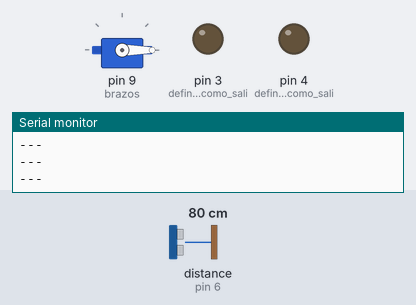
A sketch run on a simulated Arduino Uno, built with avr-gcc and run on an emulated ATmega328P. Shown: servo, output pins drawn as LEDs (lit = HIGH), the last lines printed to the serial monitor. Wiring (inferred from the names in the program): ultrasonic range finder: trigger pin 7; echo pin 6. Inputs (shaded band) come from the test bench; at power-on: distance to the obstacle (sensor on pin 6) 80 cm. The echo pulse lasts 58.3 µs per cm; pins used as bus, display or sensor lines are not drawn.

Above: at 1.2 s.
1.3 s: distance to the obstacle (sensor on pin 6) set to 50 cm
2.8 s: distance to the obstacle (sensor on pin 6) set to 40 cm
At 3.7 s:
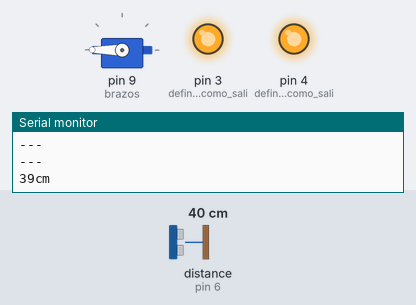
Timing chart, 0 to 5.8 s (numbered marks = the images above; inputs shaded):
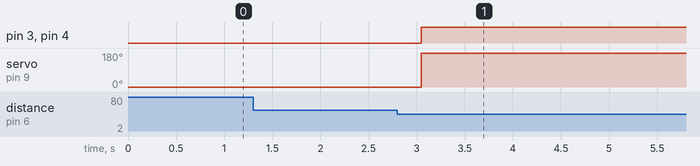

The sketch:

Ultrasonido_servo.ino
```cpp
#include <Servo.h>
#define Pecho 6
#define Ptrig 7
long duracion, distancia;
Servo brazos;

void setup() {
  Serial.begin (9600);       // inicializa el puerto seria a 9600 baudios
  pinMode(Pecho, INPUT);     // define el pin 6 como entrada (echo)
  pinMode(Ptrig, OUTPUT);    // define el pin 7 como salida  (triger)
  pinMode(3, OUTPUT);    // define el pin 7 como salida  (triger)
  pinMode(4, OUTPUT);    // define el pin 7 como salida  (triger)
  brazos.attach(9);
  brazos.write(0);
}

void loop() {

  digitalWrite(Ptrig, LOW);
  delayMicroseconds(2);
  digitalWrite(Ptrig, HIGH);   // genera el pulso de triger por 10ms
  delayMicroseconds(10);
  digitalWrite(Ptrig, LOW);

  duracion = pulseIn(Pecho, HIGH);
  distancia = (duracion/2) / 29;            // calcula la distancia en centimetros

  if (distancia >= 45 || distancia < 0){  // si la distancia es mayor a 500cm o menor a 0cm
    Serial.println("---");// no mide nada
    digitalWrite(3, LOW);
    digitalWrite(4, LOW);
    brazos.write(0);
    delay(100);
  }
  else{
    Serial.print(distancia);           // envia el valor de la distancia por el puerto serial
    Serial.println("cm");              // le coloca a la distancia los centimetros "cm"
    digitalWrite(3, HIGH);
    digitalWrite(4, HIGH);
    brazos.write(180);
    delay(7000);
  }

  delay(200);                                // espera 400ms para que se logre ver la distancia en la consola
}
```

Measured:
- the behaviour switches between 46 and 45 cm on distance to the obstacle (sensor on pin 6) (found by bisection; images 0 and 1)
- after the input at 2.8 s, pin 3 (define_el_pin_7_como_sali), pin 4 (define_el_pin_7_como_sali): LOW → HIGH after 0.25 s; servo on pin 9 (brazos): 0° → 180° after 0.25 s
